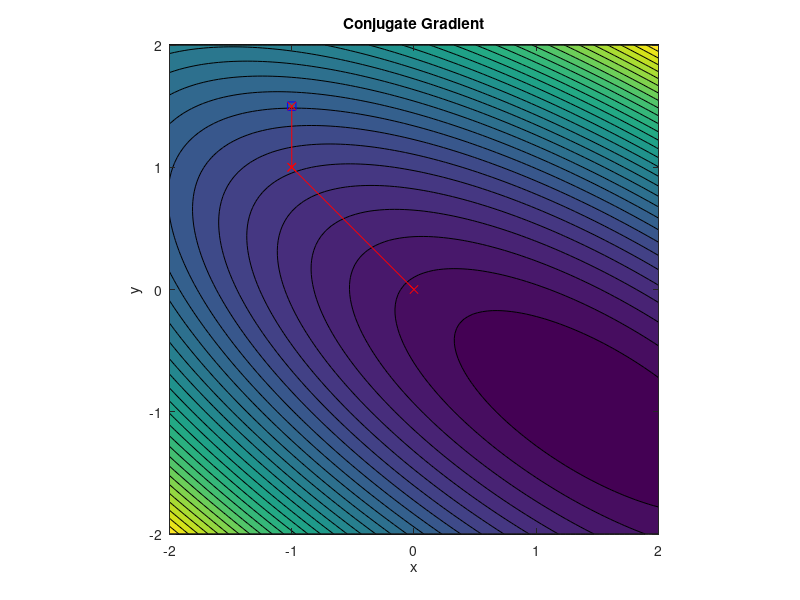

The MATLAB source for this figure:
%Example of conjugate gradient method
clear; clc; close all;
N = 101;
x = linspace(-2,2,N);
y = linspace(-2,2,N);
[X,Y] = meshgrid(x,y);

f = @(x1,x2) x1 - x2 +2*x1^2 +2*x1*x2 +x2^2;
df1 = @(x1,x2) 1 + 4*x1 + 2*x2;
df2 = @(x1,x2) -1 + 2*x1 + 2*x2;
%Hessian
df11 = @(x1,x2) 4;%Second derivates
df12 = @(x1,x2) 2;
df22 = @(x1,x2) 2;
%Calculate function at all points for plotting
for j = 1:N
    for i = 1:N
        F(i,j) = f(x(i),y(j));
    end
end

%Plot what the contours of the function look like
contourf(x,y,F,30); axis square;
xlabel('x'); ylabel('y');
title('Conjugate Gradient');
hold on;
xx = -1; yy = 1.5;
plot(xx,yy,'bs'); %Plot the final optimal point for reference

%Start conjugate gradient
xs = [0;0]; %xs -- optimal point for which we are iterating
% plot(xs(1),xs(2),'rx');

tol = 1.e-5;
iter = 1;
%First Step of Conjugate Gradient
x0 = xs;
x1 = xs(1); x2 = xs(2);

G = [df1(x1,x2); df2(x1,x2)]; %Gradient of f
S = -G;
A = [df11(x1,x2)  df12(x1,x2); df12(x1,x2) df22(x1,x2)];

lam = (G(1)^2 + G(2)^2)/(S'*A*S);
xs = xs + lam*S;
err = norm(xs-x0);
itermax = 100;
while ((err>tol)&&(iter<=itermax))
    plot([x0(1) xs(1)],[x0(2) xs(2)],'r-x'); hold on;
    x1 = xs(1); x2 = xs(2);

    G = [df1(x1,x2); df2(x1,x2)]; %Gradient of f
    G0 = [df1(x0(1),x0(2)); df2(x0(1),x0(2))]; %Gradient of f at previous 
    A = [df11(x1,x2)  df12(x1,x2); df12(x1,x2) df22(x1,x2)]; %Hessian
    %Conjugate direction
    beta = (norm(G)/norm(G0))^2;
    S = -G + beta*S;

    lam = (G(1)^2 + G(2)^2)/(S'*A*S);

    x0 = xs;
    xs = xs + lam*S;
    err = norm(xs-x0);
  
    
    %Print values after iteration
    prt = ['Iter = ',num2str(iter),...
           ', x1 = ', num2str(xs(1)),...
           ', x2 = ', num2str(xs(2)),...
           ', err = ', num2str(err),...
           ];
    disp(prt);  
    iter = iter + 1;
end
